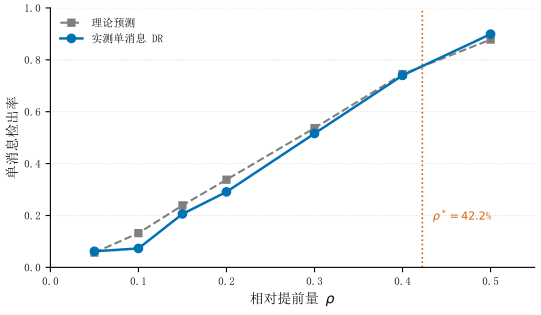

This chart was generated by the following Python code:
# -*- coding: utf-8 -*-
"""Single-message DR vs theory; vertical line at rho*."""
from __future__ import print_function, division

import os
import sys

import numpy as np
import matplotlib.pyplot as plt

HERE = os.path.dirname(os.path.abspath(__file__))
sys.path.insert(0, HERE)

from _style import (  # noqa: E402
    FP_SM, C_OURS, C_LAB, C_TIME, apply_style, save, set_cjk, legend,
)


def main():
    apply_style()
    rho = np.array([0.05, 0.10, 0.15, 0.20, 0.30, 0.40, 0.50])
    # one-sided columns printed by `py -m tools.bound_curve` (slid/output/e4_bound_run.log)
    meas = np.array([0.062, 0.073, 0.206, 0.291, 0.516, 0.740, 0.899])
    theo = np.array([0.057, 0.132, 0.239, 0.338, 0.537, 0.745, 0.878])
    sigma = 0.236
    z = 2.326347874
    rho_star = 1.0 - np.exp(-sigma * z)

    fig, ax = plt.subplots(figsize=(5.6, 3.35))
    ax.plot(rho, theo, "s--", color=C_LAB, linewidth=1.5, markersize=5,
            label=u"理论预测", zorder=2)
    ax.plot(rho, meas, "o-", color=C_OURS, linewidth=1.8, markersize=6,
            label=u"实测单消息 DR", zorder=3)
    ax.axvline(rho_star, color=C_TIME, linestyle=":", linewidth=1.2, zorder=1)
    ax.text(rho_star + 0.012, 0.18,
            u"$\\rho^*=42.2$%", color=C_TIME, fontproperties=FP_SM)
    ax.set_xlim(0.0, 0.55)
    ax.set_ylim(0.0, 1.0)
    ax.yaxis.grid(True, linestyle=":", color="#DDDDDD", zorder=0)
    ax.set_axisbelow(True)
    set_cjk(ax, xlabel=u"相对提前量 $\\rho$", ylabel=u"单消息检出率")
    legend(ax, loc="upper left")
    fig.tight_layout()
    save(fig, "fig_e4_rho_CN")


if __name__ == "__main__":
    main()
